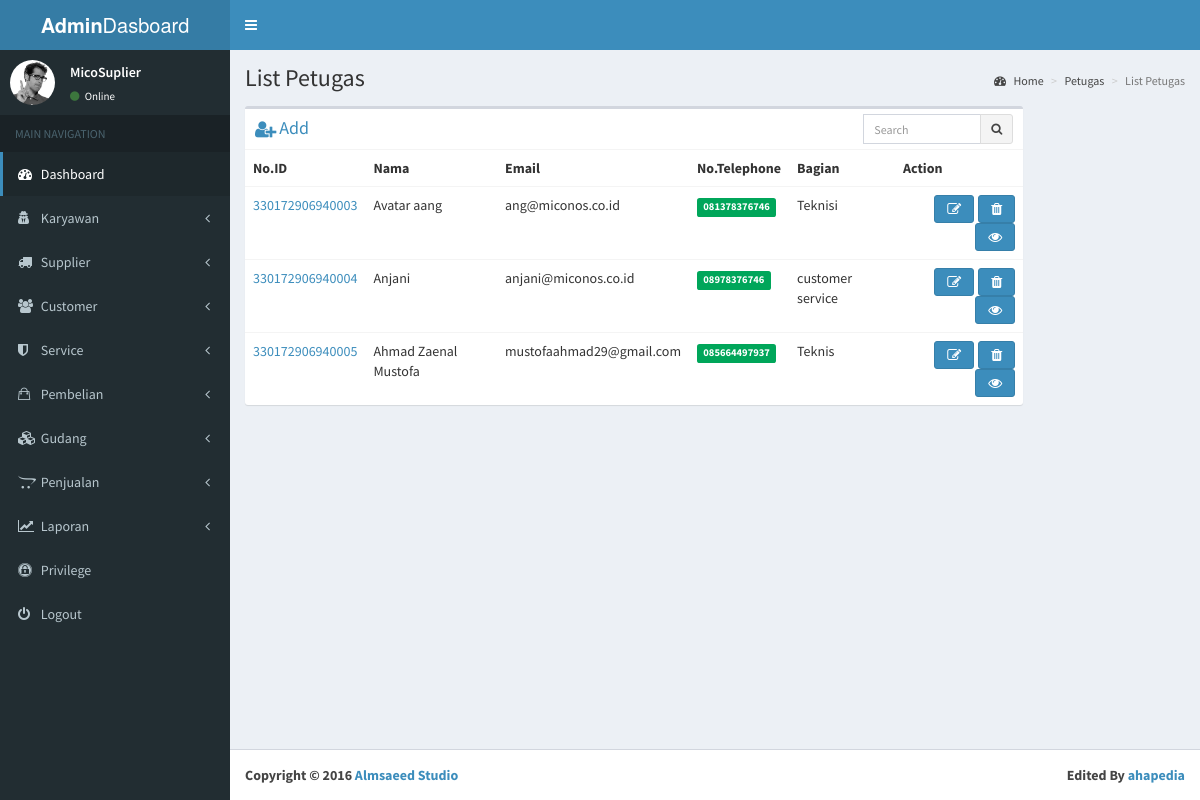
Screenshot of /index.php/admin/listPetugas with the database file from the repository.
### tables this page shows
CREATE TABLE `petugas` (
  `id_petugas` varchar(100) NOT NULL,
  `nama` varchar(200) NOT NULL,
  `jenkel` varchar(3) NOT NULL,
  `alamat` varchar(500) NOT NULL,
  `hp` varchar(20) NOT NULL,
  `email` varchar(200) NOT NULL,
  `jabatan` varchar(200) NOT NULL,
  `tgl` date NOT NULL,
  `photo_link` varchar(500) NOT NULL,
  `password` varchar(200) NOT NULL
);

### application/controllers/Admin.php (called while the page is built, shortened)
<?php
class Admin extends CI_Controller {
	public function listPetugas()
	{
		$this->load->model('petugas');
		$data['isi']=$this->petugas->list_petugas();
		$this->load->view('dasboard/head');
		$this->load->view('dasboard/header');
		$this->load->view('dasboard/sidebar');
		$this->load->view('dasboard/listPetugas',$data);
		$this->load->view('dasboard/footer');
	}
}

### index.php (called while the page is built, shortened)
<?php
require_once BASEPATH.'core/CodeIgniter.php';

### application/models/petugas.php (called while the page is built, shortened)
<?php class Petugas extends CI_Model {
	public function list_petugas(){
		$this->db->reconnect();
			$query = $this->db->query("CALL sp_list_petugas()");
			if ($query->num_rows() > 0)
			{
			foreach ($query->result() as $row)
			{
					$hasil[] = $row;
			}
			return $hasil;
			}
			else{
				return 0;
			}
	}
}
?>

### application/views/dasboard/listPetugas.php (the view, shortened to what this page needs)
 <div class="content-wrapper">
   <section class="content-header">
     <h1>
       List Petugas
     </h1>
     <ol class="breadcrumb">
       <li><a href="#"><i class="fa fa-dashboard"></i> Home</a></li>
       <li><a href="#">Petugas</a></li>
       <li class="active">List Petugas</li>
     </ol>
   </section>
   <section class="content">
     <div class="row">
       <div class="col-xs-12 col-lg-10">
         <div class="box">
           <div class="box-header">
            <a href="<?php echo base_url() ?>admin/addPetugas"><i class="fa fa-user-plus fa-lg"></i> <strong><h2 class="box-title">Add</h2></strong></a>
             <div class="box-tools">
              <form method="post" action="<?php echo base_url() ?>admin/cariPetugas" enctype="multipart/form-data">
               <div class="input-group" style="width: 150px;">
                 <input type="text" name="cari" class="form-control input-sm pull-right" placeholder="Search">
                 <div class="input-group-btn">
                   <button class="btn btn-sm btn-default"><i class="fa fa-search"></i></button>
                 </div>
               </div>
 </form>
             </div>
           </div>
           <div class="box-body table-responsive no-padding">
             <table class="table table-hover">
               <tr>
                 <th>No.ID</th>
                 <th>Nama</th>
                 <th>Email</th>
                 <th>No.Telephone</th>
                 <th>Bagian</th>
  <th>Action</th>
               </tr>
<?php
		if(!empty($isi)){
		foreach($isi as $baris){ ?>
               <tr>
                 <td><a href="<?php echo base_url(),"admin/viewPetugas/",$baris->id_petugas?>"><?php echo $baris->id_petugas?></a></td>
                 <td><?php echo $baris->nama?></td>
                 <td><?php echo $baris->email?></td>
                 <td><span class="label label-success"><?php echo $baris->hp?></span></td>
                 <td><?php echo $baris->jabatan?></td>
  <td>
   <div class="btn-group btn-group-lg">
   <a href="<?php echo base_url(),"admin/deletePetugas/",$baris->id_petugas?>"><li class="fa  fa-trash btn btn-primary pull-right" data-toggle="tooltip" data-placement="top" title="Delete"></li></a>
	<a style="cursor: pointer;" data-toggle="modal" data-target="#myModal<?php echo $baris->id_petugas ?>"><li class="fa fa-pencil-square-o btn btn-primary pull-right " data-toggle="tooltip" data-placement="top" title="Edit"></li></a>
	<a href="<?php echo base_url(),"admin/viewPetugas/",$baris->id_petugas?>"><li class="fa fa-eye btn btn-primary pull-right" data-toggle="tooltip" data-placement="top" title="View"></li></a>
	</div>
</td>
               </tr>
<?php }}
			else{
				echo "Belum ada data Petugas";
			}
		?>
             </table>
           </div>
         </div>
       </div>
     </div>
   </section>
 </div>

### rows the page displays
petugas: id_petugas "330172906940003", nama "Avatar aang", email "ang@miconos.co.id", hp "081378376746", jabatan "Teknisi"
petugas: id_petugas "330172906940004", nama "Anjani", email "anjani@miconos.co.id", hp "08978376746", jabatan "customer service"
petugas: id_petugas "330172906940005", nama "Ahmad Zaenal Mustofa", email "mustofaahmad29@gmail.com", hp "085664497937", jabatan "Teknis"
